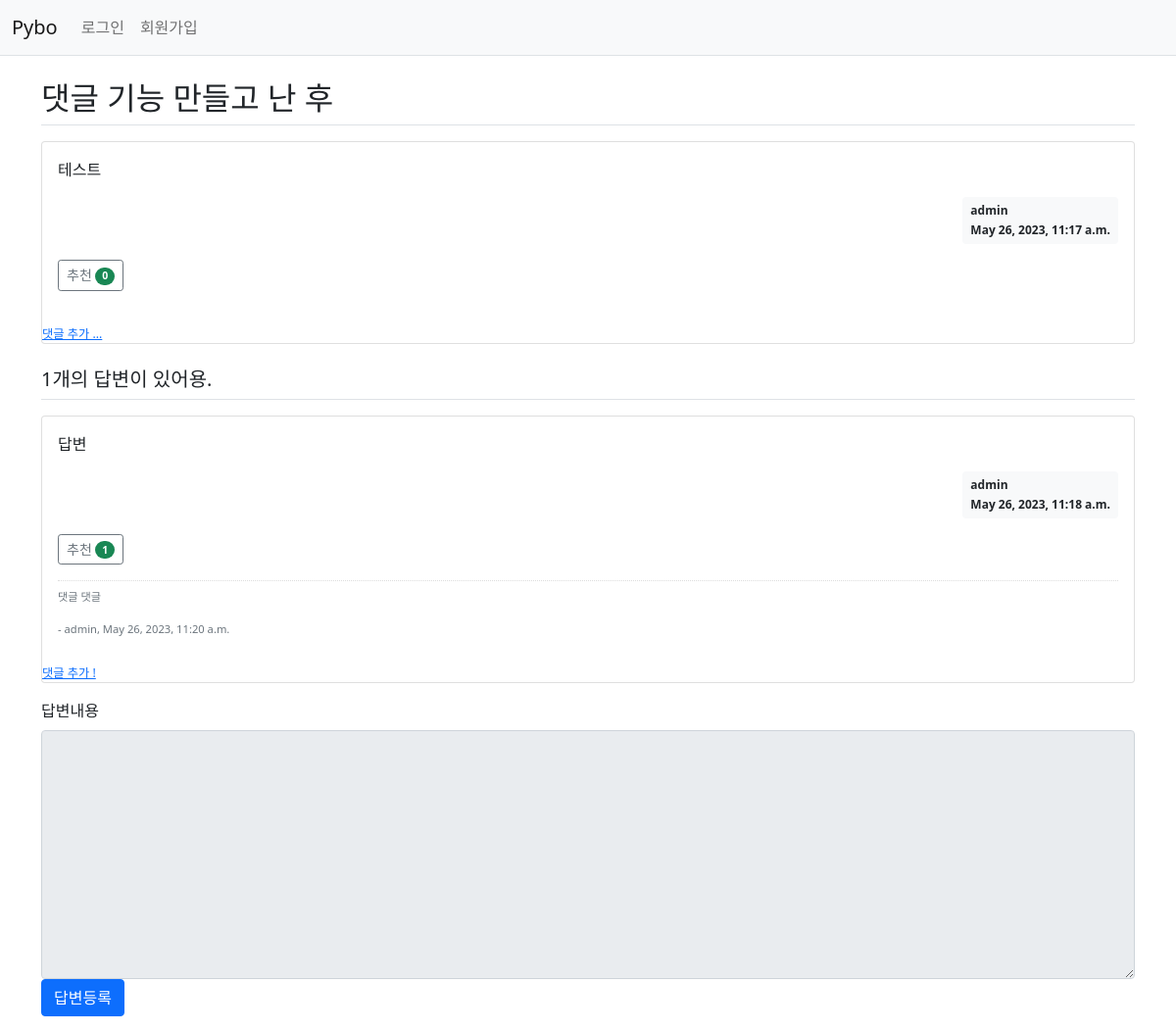
The page /pybo/317 on the database as committed earlier.
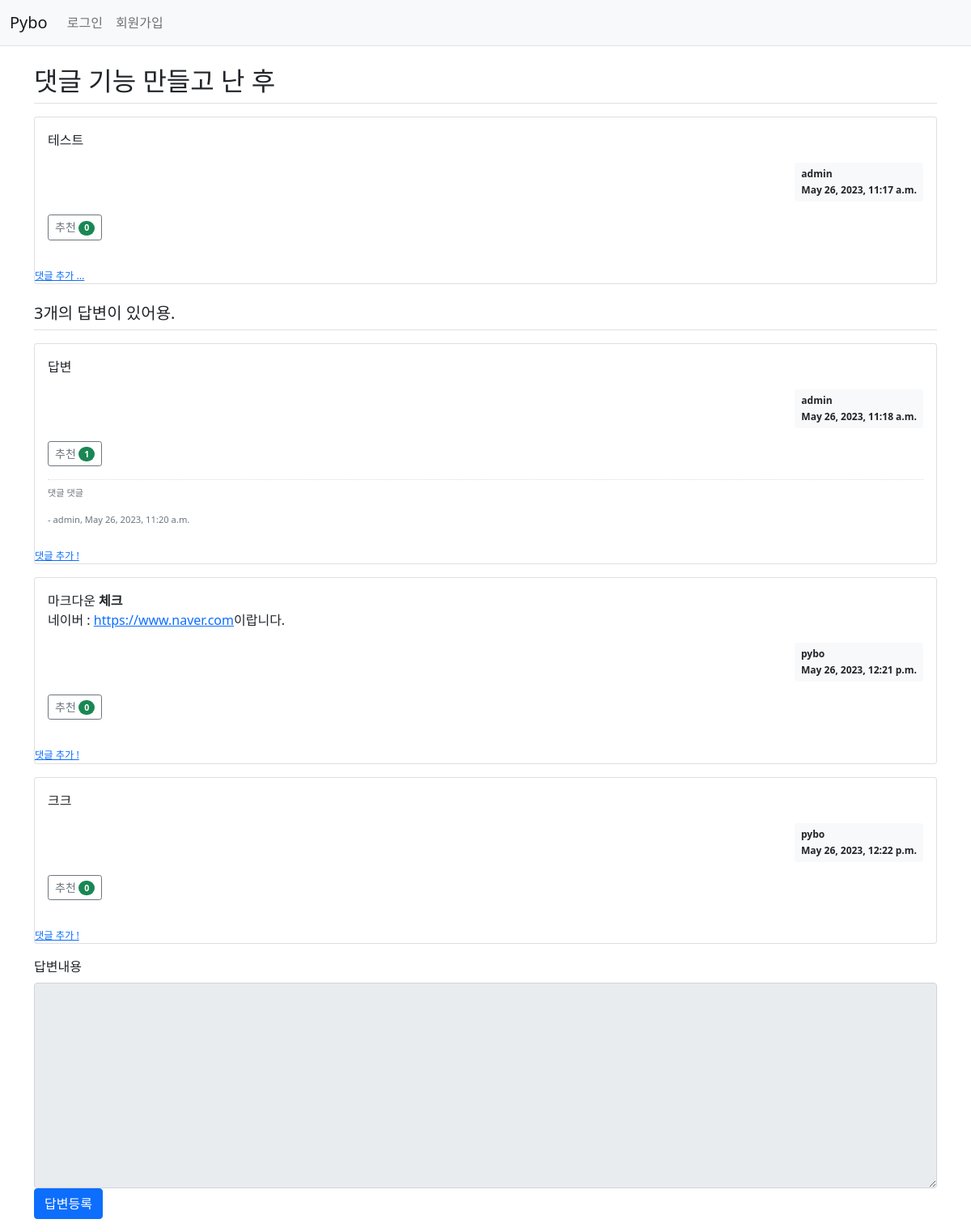
The same page on the database as committed later.
### pybo/models.py (models this page shows, shortened)
class Question(models.Model):
    author = models.ForeignKey(User, on_delete = models.CASCADE, related_name='author_question')
    subject = models.CharField(max_length = 200)
    content = models.TextField()
    create_date = models.DateTimeField()
    modify_date = models.DateTimeField(null=True, blank=True)
    modify_count = models.IntegerField(default=0)
    voter = models.ManyToManyField(User, related_name = 'voter_question') # 추천인 추가

class Answer(models.Model):
    author = models.ForeignKey(User, on_delete=models.CASCADE, related_name = 'author_answer')
    question = models.ForeignKey(Question, on_delete = models.CASCADE)
    content = models.TextField()
    create_date = models.DateTimeField()
    modify_date = models.DateTimeField(null=True, blank=True)
    modify_count = models.IntegerField(default=0)
    voter = models.ManyToManyField(User, related_name = 'voter_answer')

class Comment(models.Model):
    author = models.ForeignKey(User, on_delete = models.CASCADE, related_name="auth_comment")
    content = models.TextField()
    create_date = models.DateTimeField()
    modify_date = models.DateTimeField(null = True, blank = True)
    question = models.ForeignKey(Question, null = True, blank = True, on_delete = models.CASCADE)
    answer = models.ForeignKey(Answer, null = True, blank = True, on_delete = models.CASCADE)
    voter = models.ManyToManyField(User, related_name='voter_comment')

### pybo/views/base_views.py (the view)
# urls.py: path('<int:question_id>', base_views.detail, name = 'detail'),
def detail(request, question_id):
    question = get_object_or_404(Question, pk = question_id)
    context = { 'question' : question } # key값이 template에서 사용할 변수이름, value 값이 파이썬 변수
    return render(request, "pybo/question_detail.html", context)

### pybo/templatetags/pybo_filter.py (called while the page is built)
@register.filter
def mark(value):
    extensions = ['nl2br', 'fenced_code']
    return mark_safe(markdown.markdown(value, extensions=extensions))

### templates/pybo/question_detail.html (shortened to what this page needs)
{% extends 'base.html' %}
{% load pybo_filter %}
{% block content %}
<div class="container my-3">
    <h2 class="border-bottom py-2">{{ question.subject }}</h2>
    <div class="card my-3">
        <div class="card-body">
            <div class="card-text">{{ question.content|mark }}</div>
            <div class="d-flex justify-content-end">
                <div class="badge bg-light text-dark p-2 text-start">
                    <div class="mb-2">{{ question.author.username }}</div>
                    <div>{{ question.create_date }}</div>
                </div>
            </div>
        <div class="my-3">
            <a href="javascript:void(0)" data-uri="{% url 'pybo:question_vote' question.id %}"
               class="recommend btn btn-sm btn-outline-secondary">
                추천
                <span class="badge rounded-pill bg-success">{{ question.voter.count }}</span></a>
        </div>
        </div>
        <a href="{% url 'pybo:comment_create_question' question.id %}"
           class="small"><small>댓글 추가 ...</small></a>
    </div>
    <h5 class="border-bottom my-3 py-2">{{ question.answer_set.count }}개의 답변이 있어용.</h5>
    {% for answer in question.answer_set.all %}
    <div class="card my-3">
        <div class="card-body">
            <div class="card-text">{{ answer.content|mark }}</div>
            <div class="d-flex justify-content-end">
                <div class="badge bg-light text-dark p-2 text-start">
                    <div class="mb-2">{{ answer.author.username }}</div>
                    <div>{{ answer.create_date }}</div>
                </div>
            </div>
            <div class="my-3">
                <a href="javascript:void(0)" data-uri="{% url 'pybo:answer_vote' answer.id  %}"
               class="recommend btn btn-sm btn-outline-secondary"> 추천
                <span class="badge rounded-pill bg-success">{{answer.voter.count}}</span>
            </a>
            </div>
            {% if answer.comment_set.count > 0 %}
            <div class="mt-3">
            {% for comment in answer.comment_set.all %}
                <div class="comment py-2 text-muted">
                    <span>{{ comment.content|mark }}</span>
                    <span>
                        - {{ comment.author }}, {{ comment.create_date }}
                    </span>
                </div>
            {% endfor %}
            </div>
            {% endif %}
        </div>
        <a href="{% url 'pybo:comment_create_answer' answer.id %}"
           class="small"><small>댓글 추가 !</small></a>
    </div>
    {% endfor %}
    <form action="{% url 'pybo:answer_create' question.id %}" method="post" class="my-3">
        <div class="form-group">
            <label for="content" class="form-label">답변내용</label>
               <textarea {% if not user.is_authenticated %}disabled{% endif %}
              name="content" id="content" class="form-control" rows="10"></textarea>
        </div>
        <input type="submit" value="답변등록" class="btn btn-primary">
    </form>
</div>
{% endblock %}

Rows that differ between the two databases and show on the page:
computed for Question "댓글 기능 만들고 난 후": answer_set.count "1" → "3"
added Answer: content|mark "마크다운 체크 네이버 : https://www.naver.com 이랍니다.", author.username "pybo", create_date "May 26, 2023, 12:21 p.m.", voter.count "0"
added Answer: content|mark "크크", author.username "pybo", create_date "May 26, 2023, 12:22 p.m.", voter.count "0"
